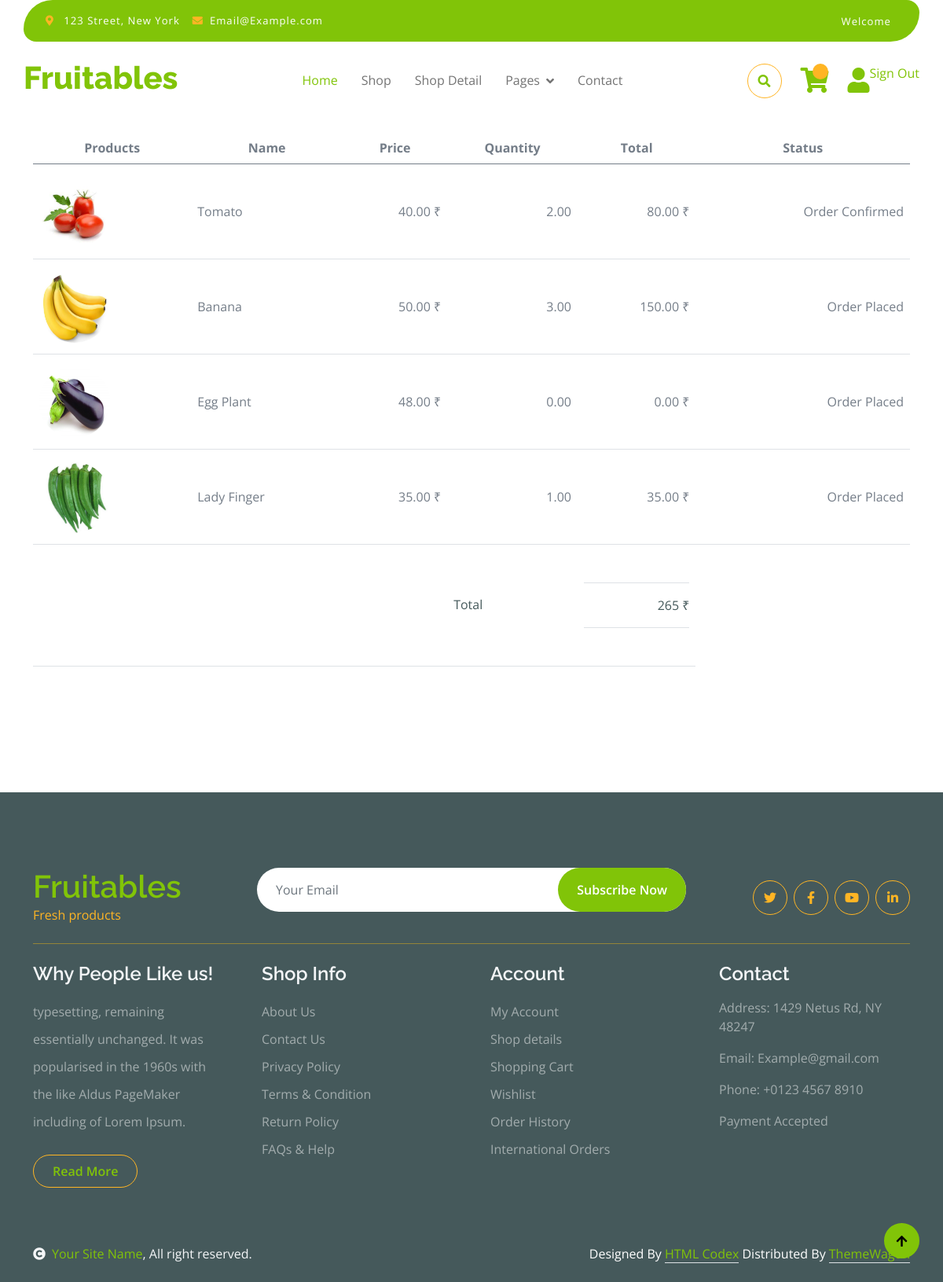
Page /customer/checkout/ on the committed database.
### admin_panel/models.py (models this page shows, shortened)
class Purchase(m.Model):
    id = m.AutoField(primary_key=True)
    bill = m.ForeignKey(Bill, on_delete=m.RESTRICT)
    stock = m.ForeignKey(Stock, on_delete=m.RESTRICT)
    quantity = m.DecimalField(max_digits=7, decimal_places=2)
    status = m.ForeignKey(PurchaseStatus, on_delete=m.RESTRICT)
    @property
    def total(self):
        return round(self.stock.price * self.quantity, 2)
    class Meta:
        db_table = "purchase"
        ordering = ("-bill",)

class Stock(m.Model):
    id = m.AutoField(primary_key=True)
    product = m.ForeignKey(Product, on_delete=m.RESTRICT)
    price = m.DecimalField(max_digits=7, decimal_places=2)
    quantity = m.DecimalField(max_digits=7, decimal_places=2)
    stock_date = m.DateField()
    mfg_date = m.DateField()
    exp_date = m.DateField()
    class Meta:
        db_table = "stock"
        ordering = ("product",)

class Product(m.Model):
    id = m.AutoField(primary_key=True)
    item = m.CharField(max_length=30, unique=True)
    descr = m.CharField(max_length=100)
    category = m.ForeignKey(Category, on_delete=m.RESTRICT)
    image = m.ForeignKey(Image, on_delete=m.RESTRICT)
    def __str__(self):
        return f"{self.item}"
    class Meta:
        db_table = "product"
        ordering = ("item",)

class Image(m.Model):
    id = m.AutoField(primary_key=True)
    image = m.ImageField(upload_to="uploads/")
    descr = m.CharField(max_length=50)
    class Meta:
        db_table = "image"
        ordering = ("descr",)

class PurchaseStatus(m.Model):
    id = m.AutoField(primary_key=True)
    status = m.CharField(max_length=30, unique=True)
    def __str__(self):
        return f"{self.status}"
    class Meta:
        db_table = "purchasestatus"

### customer/views.py (the view, shortened to what this page needs)
# urls.py: path("checkout/", Checkout.as_view(), name="checkout"),
class Checkout(ListView):
    model = am.Purchase
    template_name = "customer/checkout.html"
    context_object_name = "datas"

### templates/customer/checkout.html (shortened to what this page needs)
{% extends "customer/layout.html" %}
{% block content %}
{% load static %}
<div class="container-fluid py-5">
    <div class="container py-5">
        <h1 class="mb-4">Billing details</h1>
        <form action="#">
            <div class="row g-5">
                <div class="col">
                    <div class="table-responsive">
                        <table class="table">
                            <thead>
                                <tr class="text-center">
                                    <th scope="col">Products</th>
                                    <th scope="col">Name</th>
                                    <th scope="col">Price</th>
                                    <th scope="col">Quantity</th>
                                    <th scope="col">Total</th>
                                    <th>Status</th>
                                </tr>
                            </thead>
                            <tbody>
                                {% for d in datas %}
                                <tr>
                                    <th scope="row">
                                        <div class="d-flex align-items-center mt-2">
                                            <img src="{{d.stock.product.image.image.url}}" class="img-fluid rounded-circle"
                                                style="width: 90px; height: 90px;" alt="{{d.stock.product.image.descr}}">
                                        </div>
                                    </th>
                                    <td class="py-5">{{d.stock.product}}</td>
                                    <td class="py-5 text-end">{{d.stock.price}} ₹</td>
                                    <td class="py-5 text-end">{{d.quantity}}</td>
                                    <td class="py-5 text-end total"> {{d.total}} ₹</td>
                                    <td class="py-5 text-end"> {{d.status}}</td>
                                </tr>
                                {% endfor %}
                                <tr>
                                    <th scope="row">
                                    </th>
                                    <td class="py-5"></td>
                                    <td class="py-5"></td>
                                    <td class="py-5">
                                        <p class="mb-0 text-dark py-3">Total</p>
                                    </td>
                                    <td class="py-5 text-end">
                                        <div class="py-3 border-bottom border-top">
                                            <p class="mb-0 text-dark" id="sub_total">$414.00</p>
                                        </div>
                                    </td>
                                </tr>
                            </tbody>
                        </table>
                    </div>
                </div>
            </div>
        </form>
    </div>
</div>
{% endblock content %}

### rows in the picture
Purchase: stock.product.image.image (picture), stock.product "Tomato", stock.price "40.00", quantity "2.00", total "80.00", status "Order Confirmed"
Purchase: stock.product.image.image (picture), stock.product "Banana", stock.price "50.00", quantity "3.00", total "150.00", status "Order Placed"
Purchase: stock.product.image.image (picture), stock.product "Egg Plant", stock.price "48.00", quantity "0.00", total "0.00", status "Order Placed"
Purchase: stock.product.image.image (picture), stock.product "Lady Finger", stock.price "35.00", quantity "1.00", total "35.00", status "Order Placed"
